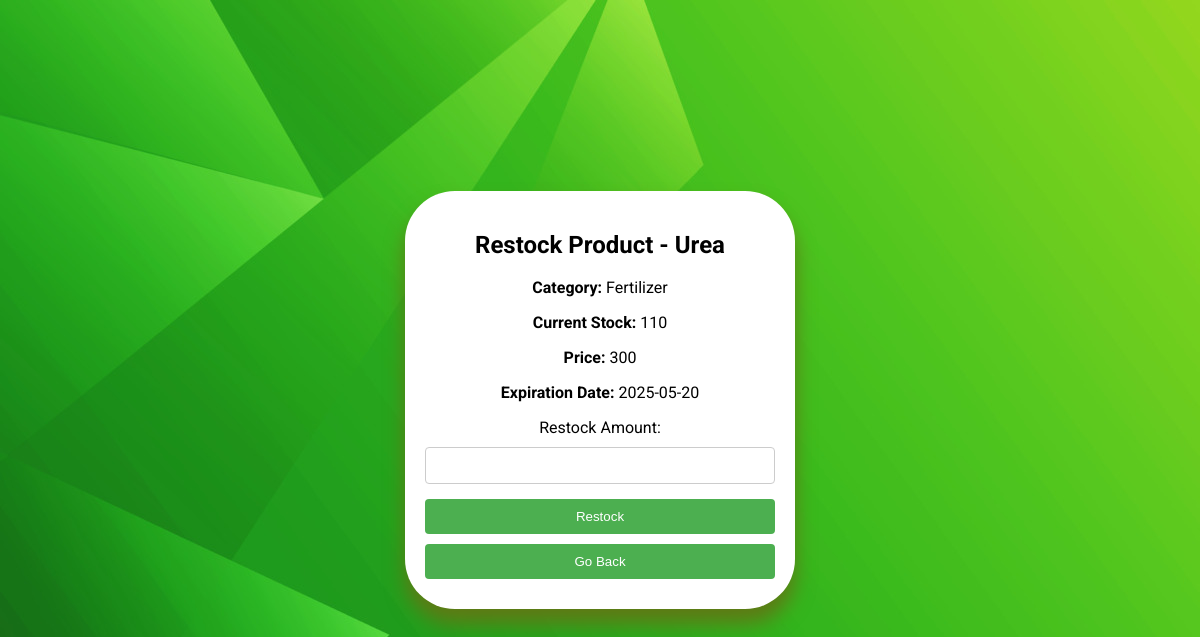
The app's page /restock.php?id=17 (signed in) with its own data.
### tables this page shows
CREATE TABLE `stock` (
  `ID` int(11) NOT NULL,
  `Category` varchar(100) NOT NULL,
  `Name` varchar(250) NOT NULL,
  `Status` varchar(100) NOT NULL,
  `Stock` int(11) NOT NULL,
  `Price` float NOT NULL,
  `ExpirationDate` date NOT NULL
);

### restock.php (the view, shortened to what this page needs)
<?php
$servername = "localhost";
$username = "root";
$password = "";
$dbname = "app";
$conn = new mysqli($servername, $username, $password, $dbname);
$id = $_GET['id'] ?? null;
if ($id) {
    $sql = "SELECT Name, Stock, Category, Price, ExpirationDate FROM stock WHERE ID = ?";
    $stmt = $conn->prepare($sql);
    $stmt->bind_param("i", $id);
    $stmt->execute();
    $result = $stmt->get_result();
    if ($row = $result->fetch_assoc()) {
        $product_name = $row['Name'];
        $current_stock = $row['Stock'];
        $category = $row['Category'];
        $price = $row['Price'];
        $expiration_date = $row['ExpirationDate'];
    } else {
        echo "Product not found.";
        exit;
    }
}
?>
<!DOCTYPE html>
<html>
<head>
</head>
<body>
<link rel="stylesheet" href="restock.css">
    <div class="container">
    <h2>Restock Product - <?php echo htmlspecialchars($product_name); ?></h2>
    <p><strong>Category:</strong> <?php echo htmlspecialchars($category); ?></p>
    <p><strong>Current Stock:</strong> <?php echo htmlspecialchars($current_stock); ?></p>
    <p><strong>Price:</strong> <?php echo htmlspecialchars($price); ?></p>
    <p><strong>Expiration Date:</strong> <?php echo htmlspecialchars($expiration_date); ?></p>
    <form method="POST" action="">
        <label>Restock Amount:</label>
        <input type="number" name="restock_amount" min="1" required>
        <input type="submit" value="Restock">
    </form>
    <button onclick="window.location.href='search.php'" class="go-back-btn">Go Back</button>
    </div>
</body>
</html>

### restock.css (style rules this page uses)
body { display: flex; justify-content: center; align-items: center; height: 100vh; margin: 0; background-color: #f0f0f0; background-image: url('green background.jpg'); }
.container { width: 350px; background-color: #fff; border-radius: 50px; box-shadow: 0 15px 20px rgb(95, 122, 21); padding: 20px; text-align: center; font-family: 'Roboto', sans-serif; align-items: center; }
h2 { text-align: center; color:black; }
label { display: block; margin-top: 10px; color:black; }
input[type="text"], input[type="number"], input[type="date"], select { width: 100%; padding: 10px; margin-top: 10px; margin-bottom: 15px; border: 1px solid #ccc; border-radius: 4px; box-sizing: border-box; }
input[type="submit"] { width: 100%; padding: 10px; background-color: #4CAF50; color: white; border: none; border-radius: 4px; cursor: pointer; margin-bottom:10px; }
.go-back-btn { width: 100%; padding: 10px; background-color: #4CAF50; color: white; border: none; border-radius: 4px; cursor: pointer; margin-bottom:10px; }

### records on screen
stock: Name "Urea", Category "Fertilizer", Stock "110", Price "300", ExpirationDate "2025-05-20"
